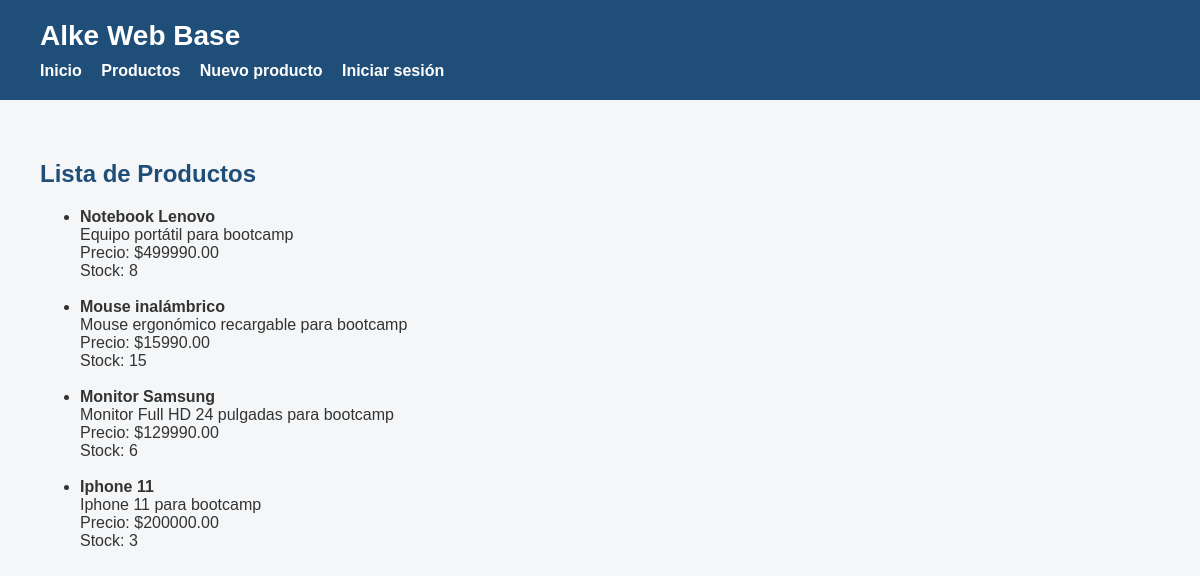
/productos/, run on the app's committed database.
### webapp/models.py (models this page shows, shortened)
class Producto(models.Model):
    nombre = models.CharField(max_length=100)
    descripcion = models.TextField(blank=True)
    precio = models.DecimalField(max_digits=10, decimal_places=2)
    stock = models.IntegerField()

### webapp/views.py (the view)
# urls.py: path('productos/', lista_productos, name='productos'),
def lista_productos(request):
    productos = Producto.objects.all()
    return render(request, 'webapp/productos.html', {'productos': productos})

### webapp/templates/webapp/productos.html (shortened to what this page needs)
{% extends 'webapp/base.html' %}
{% block content %}
    <h2>Lista de Productos</h2>
    {% if productos %}
        <ul>
            {% for producto in productos %}
                <li>
                    <strong>{{ producto.nombre }}</strong><br>
                    {{ producto.descripcion }}<br>
                    Precio: ${{ producto.precio }}<br>
                    Stock: {{ producto.stock }}
                </li>
                <br>
            {% endfor %}
        </ul>
    {% else %}
        <p>No hay productos registrados.</p>
    {% endif %}
{% endblock %}

### webapp/static/webapp/style.css (style rules this page uses)
body { font-family: Arial, sans-serif; background-color: #f4f6f8; margin: 0; padding: 0; color: #333; }
h2 { color: #1f4e79; }

### data on the page
Producto: nombre "Notebook Lenovo", descripcion "Equipo portátil para bootcamp", precio "499990.00", stock "8"
Producto: nombre "Mouse inalámbrico", descripcion "Mouse ergonómico recargable para bootcamp", precio "15990.00", stock "15"
Producto: nombre "Monitor Samsung", descripcion "Monitor Full HD 24 pulgadas para bootcamp", precio "129990.00", stock "6"
Producto: nombre "Iphone 11", descripcion "Iphone 11 para bootcamp", precio "200000.00", stock "3"
